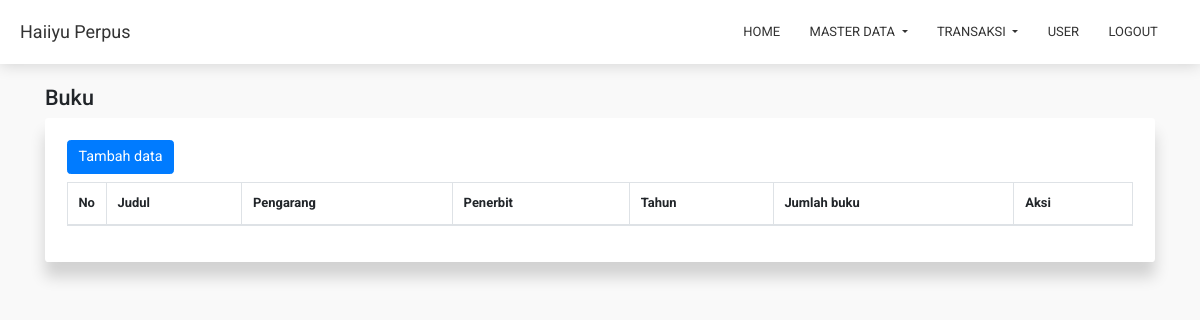
/?c=book (signed in), run on an earlier commit of the app's database.
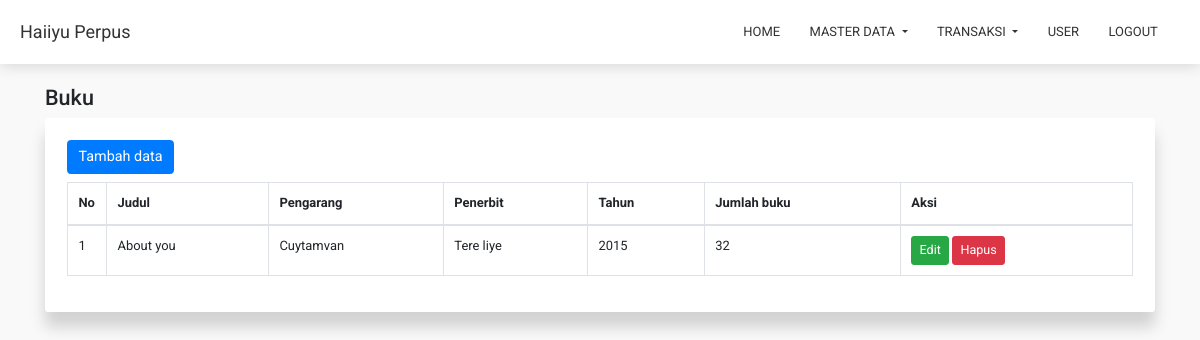
And on a later commit of the database.
### tables this page shows
CREATE TABLE `books` (
  `id` int(11) NOT NULL,
  `title` varchar(50) NOT NULL,
  `description` text NOT NULL,
  `author_id` int(11) NOT NULL,
  `publisher_id` int(11) NOT NULL,
  `year` int(4) NOT NULL,
  `qty` int(11) NOT NULL
);

CREATE TABLE `authors` (
  `id` int(11) NOT NULL,
  `name` varchar(50) NOT NULL,
  `phone_number` varchar(20) NOT NULL,
  `address` text NOT NULL,
  `email` varchar(50) NOT NULL,
  `facebook` varchar(100) NOT NULL,
  `twitter` varchar(100) NOT NULL
);

CREATE TABLE `publishers` (
  `id` int(11) NOT NULL,
  `name` varchar(50) NOT NULL,
  `phone_number` varchar(20) NOT NULL,
  `address` text NOT NULL,
  `email` varchar(50) NOT NULL,
  `facebook` varchar(100) NOT NULL,
  `twitter` varchar(100) NOT NULL
);

### app/helper.php (called while the page is built, shortened)
<?php
function url($to = ''){
  $base_url = str_replace(basename($_SERVER['SCRIPT_NAME']), '', $_SERVER['SCRIPT_NAME']);
  $base_url .= $to;
  return $base_url;
}
function get($name){
  return isset($_GET[$name]) ? $_GET[$name] : null;
}

### resources/book/index.php (the view, shortened to what this page needs)
<?php
  $table = 'books';
?>
<div class="container mt-4">
  <h4><?=isset($title) ? $title : '' ?></h4>
  <div class="row">
    <div class="col-sm-12">
      <div class="card c-card">
        <div class="card-body p-4">
          <a href="<?=url('?c=book-create')?>" class="btn btn-primary mb-2">Tambah data</a>
          <table class="table table-bordered">
            <thead>
              <tr>
                <th style="width: 20px;">No</th>
                <th>Judul</th>
                <th>Pengarang</th>
                <th>Penerbit</th>
                <th>Tahun</th>
                <th>Jumlah&nbsp;buku</th>
                <th>Aksi</th>
              </tr>
            </thead>
            <tbody>
              <?php
                $no = 1;
                $data = mysqli_query($conn, "SELECT
                    $table.*,
                    authors.name AS author_name,
                    publishers.name AS publisher_name
                  FROM $table
                  INNER JOIN authors ON authors.id = $table.author_id
                  INNER JOIN publishers ON publishers.id = $table.publisher_id
                  ORDER BY $table.id DESC");
                while($r = mysqli_fetch_object($data)){
              ?>
              <tr>
                <td><?=$no?></td>
                <td><?=$r->title?></td>
                <td><?=$r->author_name?></td>
                <td><?=$r->publisher_name?></td>
                <td><?=$r->year?></td>
                <td><?=$r->qty?></td>
                <td>
                  <a href="<?=url('?c=book-edit&id='.$r->id)?>" class="btn btn-success btn-sm">Edit</a>
                  <form method="post" class="d-inline-block">
                    <button class="btn btn-danger btn-sm" name="remove" onclick="return confirm('Hapus data tersebut?')">Hapus</button>
                  </form>
                </td>
              </tr>
              <?php
                  $no++;
                }
              ?>
            </tbody>
          </table>
        </div>
      </div>
    </div>
  </div>
</div>

What changed in the data, as far as the page shows it:
added books: title "About you", author.name "Cuytamvan", publisher.name "Tere liye", year "2015", qty "32"
